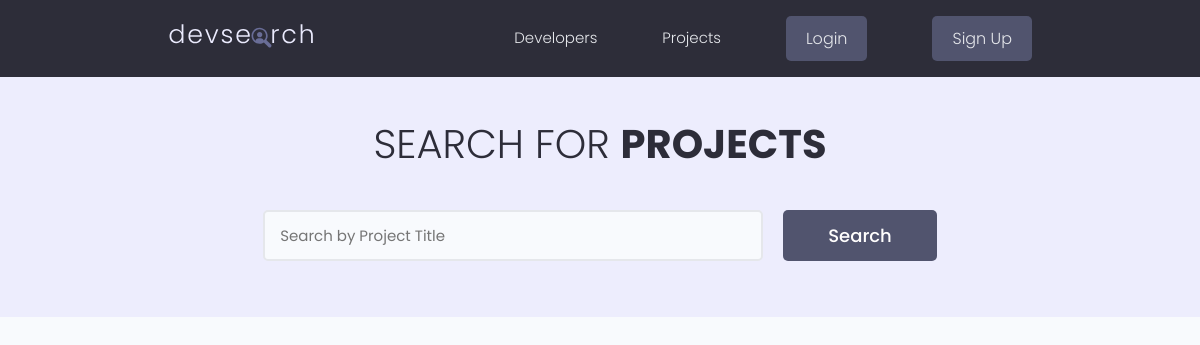
The app's page /projects/, older data.
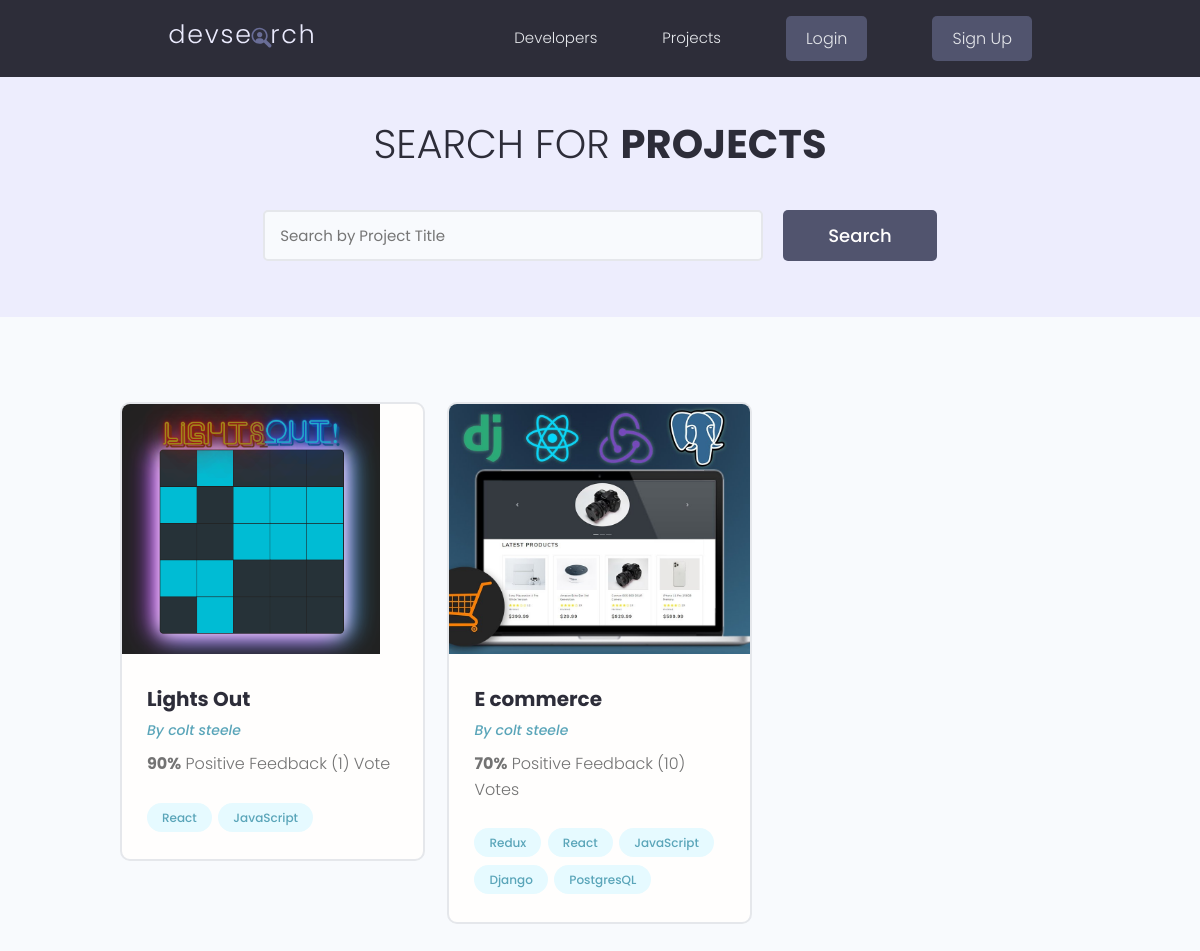
The same page, newer data.
### projects/models.py (models this page shows, shortened)
class Project(models.Model):
    id = models.UUIDField(default=uuid.uuid4, unique=True, primary_key=True, editable=False)
    owner = models.ForeignKey(
        Profile, on_delete=models.CASCADE, related_name='projects')
    title = models.CharField(max_length=200)
    description = models.TextField(null=True, blank=True)
    featured_image = models.ImageField(
        null=True, blank=True, default="default.jpg")
    demo_link = models.CharField(max_length=2000, null=True, blank=True)
    source_link = models.CharField(max_length=2000, null=True, blank=True)
    tags = models.ManyToManyField('Tag', blank=True)
    vote_total = models.IntegerField(default=0, null=True, blank=True)
    vote_ratio = models.IntegerField(default=0, null=True, blank=True)
    created = models.DateTimeField(auto_now_add=True)

class Tag(models.Model):
    id = models.UUIDField(default=uuid.uuid4, unique=True, primary_key=True, editable=False)
    name = models.CharField(max_length=200)
    def __str__(self):
        return self.name

### users/models.py (models this page shows, shortened)
class Profile(models.Model):
    id = models.UUIDField(default=uuid.uuid4, unique=True, primary_key=True, editable=False)
    user = models.OneToOneField(User, on_delete=models.CASCADE)
    name = models.CharField(max_length=200)
    email = models.EmailField(max_length=500)
    username = models.CharField(max_length=200)
    location = models.CharField(max_length=200, blank=True, null=True)
    short_intro = models.CharField(max_length=200, blank=True, null=True)
    bio = models.TextField(blank=True, null=True)
    profile_image = models.ImageField(null=True, blank=True, upload_to='profiles/', default="profiles/user-default.png")
    social_github = models.CharField(max_length=200, blank=True, null=True)
    social_twitter = models.CharField(max_length=200, blank=True, null=True)
    social_linkedin = models.CharField(max_length=200, blank=True, null=True)
    social_youtube = models.CharField(max_length=200, blank=True, null=True)
    social_website = models.CharField(max_length=200, blank=True, null=True)
    created = models.DateTimeField(auto_now_add=True)

### projects/views.py (the view)
# urls.py: path("projects/", include("projects.urls")),
def projects(request):
    projects = Project.objects.all()
    return render(request, "projects/projects.html", {"projects": projects})

### projects/templates/projects/projects.html (shortened to what this page needs)
{% extends 'base.html' %}
{% block content %}
<main class="projects">
    <section class="hero-section text-center">
        <div class="container container--narrow">
            <div class="hero-section__box">
                <h2>Search for <span>Projects</span></h2>
            </div>
            <div class="hero-section__search">
                <form id='searchForm' class="form" action="" method="get">
                    <div class="form__field">
                        <input class="input input--text" id="formInput#search" type="text" name="search_query"
                            placeholder="Search by Project Title" />
                    </div>
                    <input class="btn btn--sub btn--lg" type="submit" value="Search" />
                </form>
            </div>
        </div>
    </section>
    <section class="projectsList">
        <div class="container">
            <div class="grid grid--three">
                {% for project in projects %}
                <div class="column">
                    <div class="card project">
                        <a href="{% url 'project' project.id %}" class="project">
                            <img class="project__thumbnail" src="{{project.featured_image.url}}" alt="project thumbnail" />
                            <div class="card__body">
                                <h3 class="project__title">{{project.title}}</h3>
                                <p><a class="project__author" href="">By
                                        {{project.owner.name}}</a>
                                </p>
                                <p class="project--rating">
                                    <span style="font-weight: bold;">{{project.vote_ratio}}%</span> Positive
                                    Feedback ({{project.vote_total}}) Vote{{project.vote_total|pluralize:"s"}}
                                </p>
                                <div class="project__tags">
                                    {% for tag in project.tags.all %}
                                    <span class="tag tag--pill tag--main">
                                        <small>{{tag}}</small>
                                    </span>
                                    {% endfor %}
                                </div>
                            </div>
                        </a>
                    </div>
                </div>
                {% endfor %}
            </div>
        </div>
    </section>
</main>
{% endblock %}

### templates/base.html (shortened to what this page needs)
<!DOCTYPE html>
{% load static %}
<html>
<head>
    <link rel="stylesheet" href="https://cdn.iconmonstr.com/1.3.0/css/iconmonstr-iconic-font.min.css" />
    <link rel="stylesheet" href="{% static 'uikit/styles/uikit.css' %}" />
    <link rel="stylesheet" href="{% static 'styles/app.css' %}" />
</head>
<body>
    {% include 'navbar.html' %}
    {% block content %}
    {% endblock content %}
</body>
</html>

### templates/navbar.html (shortened to what this page needs)
{% load static %}
<header class="header">
    <div class="container container--narrow">
        <a href="" class="header__logo">
            <img src="{% static 'images/logo.svg' %} " alt="DevSearch Logo" />
        </a>
        <nav class="header__nav">
            <ul class="header__menu">
                <li class="header__menuItem"><a href="">Developers</a></li>
                <li class="header__menuItem"><a href="">Projects</a></li>
                {% if request.user.is_authenticated %}
                    <li class="header__menuItem"><a href="">Inbox</a></li>
                    <li class="header__menuItem"><a href="">Account</a></li>
                    <li class="header__menuItem"><a href="{% url 'logout' %}" class="btn btn--sub">Logout</a></li>
                {% else %}
                    <li class="header__menuItem"><a href="{% url 'login' %}" class="btn btn--sub">Login</a></li>
                    <li class="header__menuItem"><a href="{% url 'register' %}" class="btn btn--sub">Sign Up</a></li>
                {% endif %}
            </ul>
        </nav>
    </div>
</header>

### static/styles/app.css (style rules this page uses)
:root { --color-sub: #2d2d39; }
.btn--sub { background-color: var(--color-sub-light); }
.card { border: 2px solid var(--color-light); }
img { width: 100%; }
.header { position: sticky; z-index: 111; background-color: var(--color-sub); padding: 1.5rem 0; }
.header > .container { display: flex; justify-content: space-between; align-items: center; }
.header__logo > img { height: 3.8rem; }
.header__nav > ul { display: inline-flex; align-items: center; list-style: none; gap: 6.5rem; }
.header__menuItem > a { color: var(--color-light); font-weight: 300; }
.hero-section { height: 40vh; display: flex; align-items: center; background-color: var(--color-sub); }
.hero-section__box { margin-bottom: 4rem; }
.hero-section__box > h2, .hero-section__box > h2 > span { font-size: 4rem; color: var(--color-light); line-height: 1.3; text-transform: uppercase; }
.hero-section__box > h2 { font-weight: 300; }
.hero-section__box > h2 > span { font-weight: 700; }
.hero-section__search > .form { display: flex; align-items: center; justify-content: center; gap: 2rem; }
.hero-section__search > .form input.input--text { width: 50rem; }
.project__author { font-size: 1.4rem; font-style: italic; }
.project--rating { margin-bottom: 1.6em; margin-top: .5em; }
.projects > .hero-section { background: var(--color-sub-lighter); height: 30vh; }
.projects .hero-section__box { margin-bottom: 2.5rem; }
.projects .hero-section__box > h2 { color: var(--color-sub); }
.projects .hero-section__box > h2 > span { font-weight: 700; color: var(--color-sub); }
.projectsList { margin-top: 8rem; }
.project__thumbnail { height: 25rem; object-fit: cover; object-position: top center; }
.project__title { font-size: 2rem; font-weight: 700; color: var(--color-sub); }

### static/uikit/styles/modules/_variables.css (style rules this page uses)
:root { --color-main: #5aa5b9; --color-main-light: #e6faff; --color-sub: #3f4156; --color-sub-light: #51546e; --color-sub-lighter: #ededfd; --color-text: #737373; --color-gray: #8b8b8b; --color-light: #e5e7eb; --color-light-gray: #767676; --color-bg: #f8fafd; --color-white: #fffefd; --color-white-light: #f3f3f3; --color-success: #359e64; --color-success-bg: #def8e8; --color-error: #fc4b0b; --color-error-bg: #fff2ee; --font-base: 'Poppins', arial, helvetica, 'Segoe UI', roboto, ubuntu, sans-serif; --font-monospace: 'Fira Code', 'Courier New', courier, monospace; --font-regular: 300; --font-medium: 500; --font-bold: 700; --generic-shadow: 1px 1px 5px #00000010; --generic-transition: all 0.3s ease-in-out; }

### static/uikit/styles/modules/_base.css (style rules this page uses)
* { margin: 0; padding: 0; box-sizing: border-box; text-rendering: optimizeLegibility; color: inherit; font-size: inherit; }
html { font-size: 50%; }
@media only screen and (min-width: 480px) { html { font-size: 56.25%; } }
@media only screen and (min-width: 1200px) { html { font-size: 62.5%; } }
body { line-height: 1.6; font-weight: 400; font-size: 1.5rem; color: var(--color-text); background-color: var(--color-bg); min-height: 100vh; }

### static/uikit/styles/modules/_typography.css (style rules this page uses)
* { font-family: var(--font-base); }
h2 { font-size: 3.6rem; font-weight: var(--font-bold); }
h3 { font-size: 3.2rem; font-weight: var(--font-medium); }
p, span, strong { font-size: 1.6rem; color: var(--color-text); font-weight: var(--font-regular); }
a { padding-bottom: 2px; text-decoration: none; display: inline-block; color: var(--color-main); font-weight: var(--font-medium); }

### static/uikit/styles/modules/_utilities.css (style rules this page uses)
.container { width: 92%; max-width: 165rem; margin: 0 auto; box-sizing: border-box; }
.container--narrow { width: 92%; max-width: 120rem; }
@media screen and (min-width: 1000px) { .container { width: 90%; } }
@media screen and (min-width: 1000px) { .container--narrow { width: 85%; } }
@media screen and (min-width: 1200px) { .container { width: 80%; } }
@media screen and (min-width: 1200px) { .container--narrow { width: 72%; } }
.text-center { text-align: center; }

### static/uikit/styles/modules/_button.css (style rules this page uses)
.btn { display: inline-block; position: relative; cursor: pointer; background-color: var(--color-light); font-weight: var(--font-medium); color: var(--color-sub); text-decoration: none; padding: 1rem 2rem; border-radius: 0.5rem; border: none; width: -webkit-fit-content; width: -moz-fit-content; width: fit-content; height: -webkit-fit-content; height: -moz-fit-content; height: fit-content; font-size: 1.6rem; outline-width: 0; outline-color: transparent; -webkit-backface-visibility: hidden; backface-visibility: hidden; transition: all 0.3s ease-in-out; }
.btn--sub { background-color: var(--color-sub); color: var(--color-white); }
.btn--lg { font-size: 1.8rem; padding: 1.2rem 4.5rem; }

Row changes from the older to the newer data that the page shows:
added Project: featured_image (picture), title "Lights Out", owner.name "colt steele", vote_ratio "90", vote_total "1"
added Tag: name "React"
added Tag: name "JavaScript"
added Project: featured_image (picture), title "E commerce", owner.name "colt steele", vote_ratio "70", vote_total "10"
added Tag: name "Redux", shown under "E commerce"
added Tag: name "Django", shown under "E commerce"
added Tag: name "PostgresQL", shown under "E commerce"
